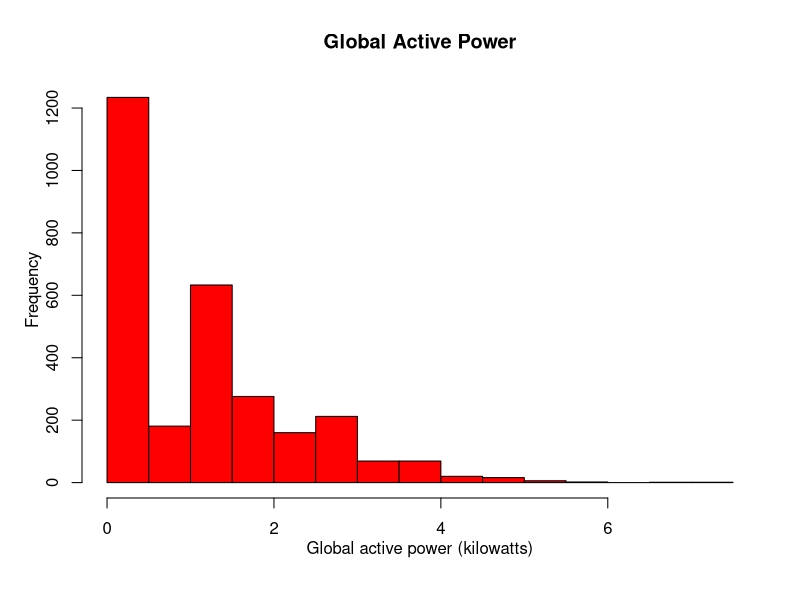

Write R code to recreate this figure.
#NOTE: data has been subsetted in order to save space in computer memory
#subset file has also been uploaded to the github repository

data<-read.csv("subset_household_data.csv", header=TRUE, stringsAsFactors = FALSE)
data[,1]<-as.Date(data[,1],"%d/%m/%Y")
png(file="Plot1.png",width=480,height=480)
par(mfrow = c(1,1),  mgp = c(2,1,0))
hist(data[,3], col="red", main = "Global Active Power", xlab="Global active power (kilowatts)")
dev.off()